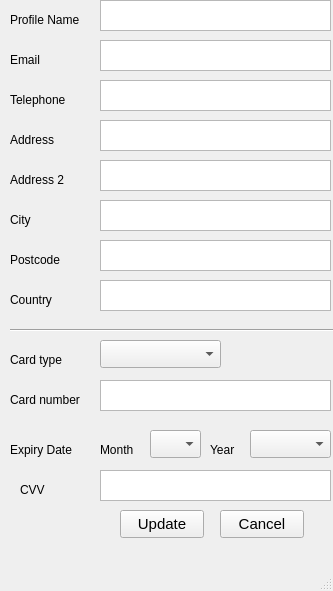
<?xml version="1.0" encoding="UTF-8"?>
<ui version="4.0">
 <class>formEditProfile</class>
 <widget class="QMainWindow" name="formEditProfile">
  <property name="geometry">
   <rect>
    <x>0</x>
    <y>0</y>
    <width>333</width>
    <height>591</height>
   </rect>
  </property>
  <property name="windowTitle">
   <string>Edit Profile</string>
  </property>
  <widget class="QWidget" name="centralwidget">
   <widget class="QTextEdit" name="txtAddress2">
    <property name="geometry">
     <rect>
      <x>100</x>
      <y>160</y>
      <width>231</width>
      <height>31</height>
     </rect>
    </property>
   </widget>
   <widget class="QLabel" name="label_5">
    <property name="geometry">
     <rect>
      <x>10</x>
      <y>210</y>
      <width>91</width>
      <height>20</height>
     </rect>
    </property>
    <property name="text">
     <string>City</string>
    </property>
   </widget>
   <widget class="QComboBox" name="cbCardType">
    <property name="geometry">
     <rect>
      <x>100</x>
      <y>340</y>
      <width>121</width>
      <height>28</height>
     </rect>
    </property>
   </widget>
   <widget class="QLabel" name="label_8">
    <property name="geometry">
     <rect>
      <x>10</x>
      <y>290</y>
      <width>91</width>
      <height>20</height>
     </rect>
    </property>
    <property name="text">
     <string>Country</string>
    </property>
   </widget>
   <widget class="QTextEdit" name="txtProfileName">
    <property name="geometry">
     <rect>
      <x>100</x>
      <y>0</y>
      <width>231</width>
      <height>31</height>
     </rect>
    </property>
   </widget>
   <widget class="QComboBox" name="cbExpiryMonth">
    <property name="geometry">
     <rect>
      <x>150</x>
      <y>430</y>
      <width>51</width>
      <height>28</height>
     </rect>
    </property>
   </widget>
   <widget class="QLabel" name="label_7">
    <property name="geometry">
     <rect>
      <x>10</x>
      <y>250</y>
      <width>91</width>
      <height>20</height>
     </rect>
    </property>
    <property name="text">
     <string>Postcode</string>
    </property>
   </widget>
   <widget class="Line" name="line">
    <property name="geometry">
     <rect>
      <x>10</x>
      <y>320</y>
      <width>331</width>
      <height>20</height>
     </rect>
    </property>
    <property name="orientation">
     <enum>Qt::Horizontal</enum>
    </property>
   </widget>
   <widget class="QTextEdit" name="txtCvv">
    <property name="geometry">
     <rect>
      <x>100</x>
      <y>470</y>
      <width>231</width>
      <height>31</height>
     </rect>
    </property>
   </widget>
   <widget class="QLabel" name="label_9">
    <property name="geometry">
     <rect>
      <x>10</x>
      <y>350</y>
      <width>91</width>
      <height>20</height>
     </rect>
    </property>
    <property name="text">
     <string>Card type</string>
    </property>
   </widget>
   <widget class="QLabel" name="label_14">
    <property name="geometry">
     <rect>
      <x>100</x>
      <y>440</y>
      <width>41</width>
      <height>20</height>
     </rect>
    </property>
    <property name="text">
     <string>Month</string>
    </property>
   </widget>
   <widget class="QLabel" name="label_11">
    <property name="geometry">
     <rect>
      <x>20</x>
      <y>480</y>
      <width>91</width>
      <height>20</height>
     </rect>
    </property>
    <property name="text">
     <string>CVV</string>
    </property>
   </widget>
   <widget class="QLabel" name="label_4">
    <property name="geometry">
     <rect>
      <x>10</x>
      <y>90</y>
      <width>91</width>
      <height>20</height>
     </rect>
    </property>
    <property name="text">
     <string>Telephone</string>
    </property>
   </widget>
   <widget class="QTextEdit" name="txtCountry">
    <property name="geometry">
     <rect>
      <x>100</x>
      <y>280</y>
      <width>231</width>
      <height>31</height>
     </rect>
    </property>
   </widget>
   <widget class="QLabel" name="label">
    <property name="geometry">
     <rect>
      <x>10</x>
      <y>10</y>
      <width>91</width>
      <height>20</height>
     </rect>
    </property>
    <property name="text">
     <string>Profile Name</string>
    </property>
   </widget>
   <widget class="QTextEdit" name="txtCardNumber">
    <property name="geometry">
     <rect>
      <x>100</x>
      <y>380</y>
      <width>231</width>
      <height>31</height>
     </rect>
    </property>
   </widget>
   <widget class="QTextEdit" name="txtAddress1">
    <property name="geometry">
     <rect>
      <x>100</x>
      <y>120</y>
      <width>231</width>
      <height>31</height>
     </rect>
    </property>
   </widget>
   <widget class="QLabel" name="label_10">
    <property name="geometry">
     <rect>
      <x>10</x>
      <y>390</y>
      <width>91</width>
      <height>20</height>
     </rect>
    </property>
    <property name="text">
     <string>Card number</string>
    </property>
   </widget>
   <widget class="QLabel" name="label_13">
    <property name="geometry">
     <rect>
      <x>210</x>
      <y>440</y>
      <width>31</width>
      <height>20</height>
     </rect>
    </property>
    <property name="text">
     <string>Year</string>
    </property>
   </widget>
   <widget class="QTextEdit" name="txtPostcode">
    <property name="geometry">
     <rect>
      <x>100</x>
      <y>240</y>
      <width>231</width>
      <height>31</height>
     </rect>
    </property>
   </widget>
   <widget class="QPushButton" name="btnUpdate">
    <property name="geometry">
     <rect>
      <x>120</x>
      <y>510</y>
      <width>84</width>
      <height>28</height>
     </rect>
    </property>
    <property name="font">
     <font>
      <pointsize>11</pointsize>
     </font>
    </property>
    <property name="text">
     <string>Update</string>
    </property>
   </widget>
   <widget class="QComboBox" name="cbExpiryYear">
    <property name="geometry">
     <rect>
      <x>250</x>
      <y>430</y>
      <width>81</width>
      <height>28</height>
     </rect>
    </property>
   </widget>
   <widget class="QTextEdit" name="txtPhone">
    <property name="geometry">
     <rect>
      <x>100</x>
      <y>80</y>
      <width>231</width>
      <height>31</height>
     </rect>
    </property>
   </widget>
   <widget class="QTextEdit" name="txtCity">
    <property name="geometry">
     <rect>
      <x>100</x>
      <y>200</y>
      <width>231</width>
      <height>31</height>
     </rect>
    </property>
   </widget>
   <widget class="QLabel" name="label_6">
    <property name="geometry">
     <rect>
      <x>10</x>
      <y>170</y>
      <width>91</width>
      <height>20</height>
     </rect>
    </property>
    <property name="text">
     <string>Address 2</string>
    </property>
   </widget>
   <widget class="QLabel" name="label_2">
    <property name="geometry">
     <rect>
      <x>10</x>
      <y>50</y>
      <width>91</width>
      <height>20</height>
     </rect>
    </property>
    <property name="text">
     <string>Email</string>
    </property>
   </widget>
   <widget class="QTextEdit" name="txtEmail">
    <property name="geometry">
     <rect>
      <x>100</x>
      <y>40</y>
      <width>231</width>
      <height>31</height>
     </rect>
    </property>
   </widget>
   <widget class="QLabel" name="label_12">
    <property name="geometry">
     <rect>
      <x>10</x>
      <y>440</y>
      <width>131</width>
      <height>20</height>
     </rect>
    </property>
    <property name="text">
     <string>Expiry Date</string>
    </property>
   </widget>
   <widget class="QLabel" name="label_3">
    <property name="geometry">
     <rect>
      <x>10</x>
      <y>130</y>
      <width>91</width>
      <height>20</height>
     </rect>
    </property>
    <property name="text">
     <string>Address</string>
    </property>
   </widget>
   <widget class="QPushButton" name="btnCancel">
    <property name="geometry">
     <rect>
      <x>220</x>
      <y>510</y>
      <width>84</width>
      <height>28</height>
     </rect>
    </property>
    <property name="font">
     <font>
      <pointsize>11</pointsize>
     </font>
    </property>
    <property name="text">
     <string>Cancel</string>
    </property>
   </widget>
  </widget>
  <widget class="QMenuBar" name="menubar">
   <property name="geometry">
    <rect>
     <x>0</x>
     <y>0</y>
     <width>333</width>
     <height>25</height>
    </rect>
   </property>
  </widget>
  <widget class="QStatusBar" name="statusbar"/>
 </widget>
 <resources/>
 <connections/>
</ui>
